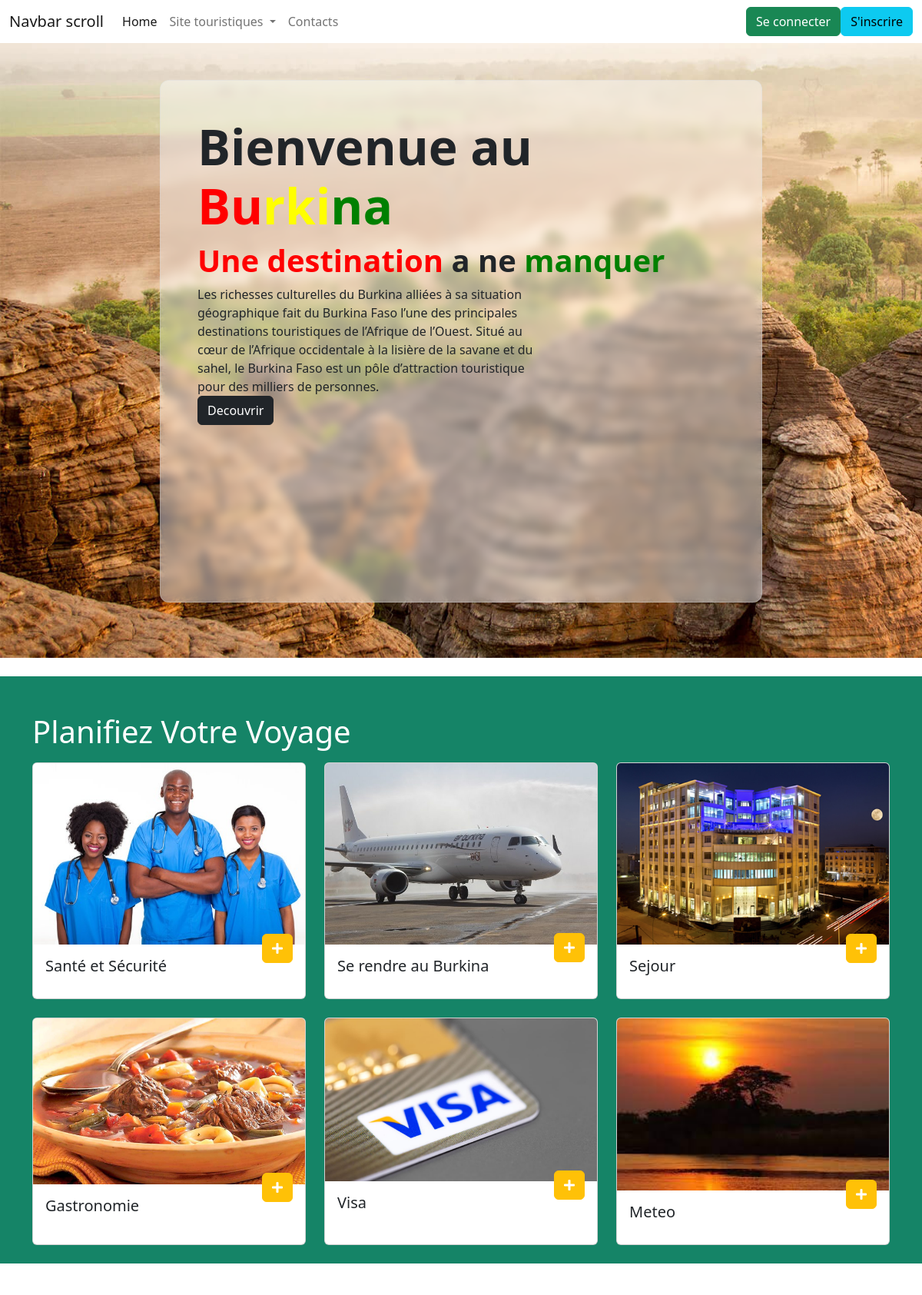
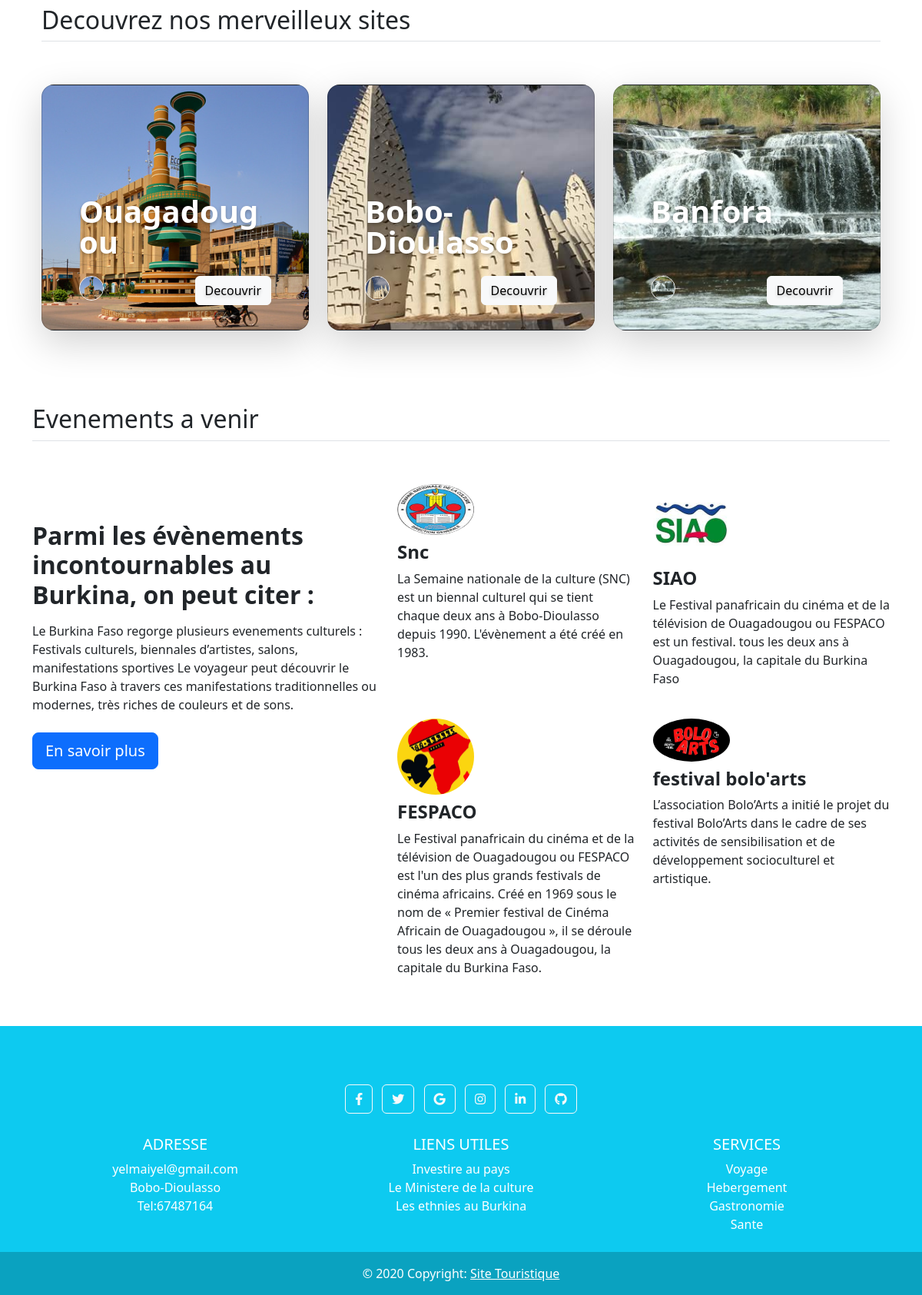
The page / on the database its author committed (2 pictures, top to bottom).
### tables this page shows
CREATE TABLE `evenement` (
  `id` int(11) NOT NULL AUTO_INCREMENT,
  `titre` varchar(255) DEFAULT NULL,
  `contenu` text NOT NULL DEFAULT '',
  `photo` varchar(255) NOT NULL,
  `id_ville` int(11) NOT NULL,
  PRIMARY KEY (`id`),
  KEY `fk_evenement` (`id_ville`),
  CONSTRAINT `fk_evenement` FOREIGN KEY (`id_ville`) REFERENCES `ville` (`id`)
);

### index.php (the view, shortened to what this page needs)
<!DOCTYPE html>
<html lang="en">
<head>
    <link rel="stylesheet" href="https://cdnjs.cloudflare.com/ajax/libs/font-awesome/5.15.4/css/all.min.css">
    <link rel="stylesheet" href="style.css">
    <link rel="stylesheet" href="bootstrap/css/bootstrap.min.css">
    <link rel="stylesheet" href="features.css">
</head>
<body>
    <?php include("navbar.php");?>
    <div lc-helper="background" class="container-fluid py-5 mb-4 d-flex justify-content-center hero_acc">
        <div class="p-5 mb-4 lc-block col-xxl-7 col-lg-8 col-12" style=" backdrop-filter: blur(6px) saturate(102%);
                -webkit-backdrop-filter: blur(6px) saturate(102%);
                background-color: rgba(255, 255, 255, 0.45);
                border-radius: 12px;
                border: 1px solid rgba(209, 213, 219, 0.3);">
            <div class="lc-block">
                <div editable="rich">
                    <h2 class="fw-bolder display-3">
                        Bienvenue au <span class="b">Bu</span><span class="r">rki</span><span class="na">na</span>
                    </h2>
                    <h4 class="fw-bolder display-6"><span class="b">Une destination</span> a ne <span
                            class="na">manquer</span></h4>
                </div>
            </div>
            <div class="lc-block col-md-8 col-xs-12">
                <div editable="rich">
                    <p class="card-text">
                        Les richesses culturelles du Burkina alliées à sa situation géographique fait du Burkina Faso
                        l’une
                        des principales destinations touristiques de l’Afrique de l’Ouest.
                        Situé au cœur de l’Afrique occidentale à la lisière de la savane et du sahel, le Burkina Faso
                        est un
                        pôle d’attraction touristique pour des milliers de personnes.
                    </p>
                </div>
            </div>
            <div class="lc-block">
                <a class="btn btn-dark" href="#custom-cards" role="button">Decouvrir</a>
            </div>
        </div>
    </div>
    <section class="container-fluid condition">
        <section class="container ">
            <div class="row pt-5">
                <h1 class="card-title text-white">Planifiez Votre Voyage</h1>
            </div>
            <div class="row row-cols-1 row-cols-md-3 g-4 pb-4 pt-3">
                <div class="col">
                    <div class="card h-100">
                        <img src="images/a5740.jpeg" class="card-img-top" alt="Hollywood Sign on The Hill" />
                        <div class="card-body">
                            <button class="btn btn-warning float-end plus"><i class="fas fa-plus"></i></button>
                            <h5 class="card-title">
                                Santé et Sécurité
                            </h5>
                        </div>
                    </div>
                </div>
                <div class="col">
                    <div class="card h-100">
                        <img src="images/airBrukina.jpg" class="card-img-top" alt="Palm Springs Road" />
                        <div class="card-body">
                            <button class="btn btn-warning float-end plus"><i class="fas fa-plus"></i></button>
                            <h5 class="card-title">Se rendre au Burkina</h5>
                        </div>
                    </div>
                </div>
                <div class="col">
                    <div class="card h-100">
                        <img src="images/Bravia_Hote1.jpg" class="card-img-top" alt="Los Angeles Skyscrapers" />
                        <div class="card-body">
                            <button class="btn btn-warning float-end plus"><i class="fas fa-plus"></i></button>
                            <h5 class="card-title">Sejour</h5>
                        </div>
                    </div>
                </div>
                <div class="col">
                    <div class="card h-100">
                        <img src="images/Soupe-de-bœuf-pimenté.jpg" class="card-img-top"
                            alt="Los Angeles Skyscrapers" />
                        <div class="card-body">
                            <button class="btn btn-warning float-end plus"><i class="fas fa-plus"></i></button>
                            <h5 class="card-title">Gastronomie</h5>
                        </div>
                    </div>
                </div>
                <div class="col">
                    <div class="card h-100">
                        <img src="images/visa.jpeg" class="card-img-top" alt="Los Angeles Skyscrapers" />
                        <div class="card-body">
                            <button class="btn btn-warning float-end plus"><i class="fas fa-plus"></i></button>
                            <h5 class="card-title">Visa</h5>
                        </div>
                    </div>
                </div>
                <div class="col">
                    <div class="card ">
                        <img src="images/leversoleil.jpeg" class="card-img-top " style="height:14rem"
                            alt="Los Angeles Skyscrapers" />
                        <div class="card-body">
                            <button class="btn btn-warning float-end plus"><i class="fas fa-plus"></i></button>
                            <h5 class="card-title">Meteo</h5>
                        </div>
                    </div>
                </div>
            </div>
        </section>
    </section>
    <div class="container px-4 py-5" id="custom-cards">
        <h2 class="pb-2 border-bottom">Decouvrez nos merveilleux sites</h2>
        <div class="row row-cols-1 row-cols-lg-3 align-items-stretch g-4 py-5">
            <div class="col">
                <div class="card card-cover h-100 overflow-hidden text-bg-dark rounded-4 shadow-lg ouaga_card">
                    <div class="d-flex flex-column h-100 p-5 pb-3 text-white text-shadow-1">
                        <h4 class="pt-5 mt-5 mb-4 display-6 lh-1 fw-bold">Ouagadougou</h4>
                        <ul class="d-flex list-unstyled mt-auto">
                            <li class="me-auto">
                                <img src="images/ousga.jpg" alt="Bootstrap" width="32" height="32"
                                    class="rounded-circle border border-white">
                            </li>
                            <a href="site_ouaga.php" class="btn btn-light">Decouvrir</a>
                        </ul>
                    </div>
                </div>
            </div>
            <div class="col">
                <div class="card card-cover h-100 overflow-hidden text-bg-dark rounded-4 shadow-lg bobo_card">
                    <div class="d-flex flex-column h-100 p-5 pb-3 text-white text-shadow-1">
                        <h4 class="pt-5 mt-5 mb-4 display-6 lh-1 fw-bold">
                            Bobo-Dioulasso
                        </h4>
                        <ul class="d-flex list-unstyled mt-auto">
                            <li class="me-auto">
                                <img src="images/sya.jpg" alt="Bootstrap" width="32" height="32"
                                    class="rounded-circle border border-white">
                            </li>
                            <a href="site_bobo.php" class="btn btn-light">Decouvrir</a>
                        </ul>
                    </div>
                </div>
            </div>
            <div class="col">
                <div class="card card-cover h-100 overflow-hidden text-bg-dark rounded-4 shadow-lg banfora_card">
                    <div class="d-flex flex-column h-100 p-5 pb-3 text-shadow-1">
                        <h3 class="pt-5 mt-5 mb-4 display-6 lh-1 fw-bold">Banfora</h3>
                        <ul class="d-flex list-unstyled mt-auto">
                            <li class="me-auto">
                                <img src="images/banfora.jpg" alt="Bootstrap" width="32" height="32"
                                    class="rounded-circle border border-white">
                            </li>
                            <a href="site_banfora.php" class="btn btn-light">Decouvrir</a>
                        </ul>
                    </div>
                </div>
            </div>
        </div>
    </div>
    <section class="container">
        <h2 class="pb-2 border-bottom">Evenements a venir</h2>
        <div class=" row py-5">
            <div class="col-lg-5 d-flex flex-column align-items-start gap-2 pt-5">
                <h2 class="fw-bold text-body-emphasis">
                    Parmi les évènements incontournables au Burkina, on peut citer :
                </h2>
                <p class="text-body-secondary">
                    Le Burkina Faso regorge plusieurs evenements culturels : Festivals culturels, biennales d’artistes,
                    salons, manifestations sportives
                    Le voyageur peut découvrir le Burkina Faso à travers ces manifestations traditionnelles ou modernes,
                    très riches de couleurs et de sons.
                </p>
                <a href="#" class="btn btn-primary btn-lg">En savoir plus</a>
            </div>
            <div class="col-lg-7">
                <div class="row  row-cols-sm-2 g-4">
                    <?php $reponse=$bdd->query("SELECT * FROM evenement");
                    while($donnees=$reponse->fetch()){
                    ?>
                    <div class="col-xs-12 d-flex flex-column gap-2">
                        <div>
                            <img src="images/<?php echo $donnees['photo'];?>" alt="" class="logo_evenement">
                        </div>
                        <h4 class="fw-semibold mb-0 text-body-emphasis">
                            <?php echo $donnees['titre'];?>
                        </h4>
                        <p class="text-body-secondary">
                            <?php echo $donnees['contenu'];?>
                        </p>
                    </div>
                    <?php }?>
                </div>
            </div>
        </div>
    </section>
        <?php include("footer.php");?>
</body>
</html>

### style.css (style rules this page uses)
.hero_acc { background-image: url(images/slider1.jpg); background-size: cover; height: 100vh; }
.b { color: red; }
.r { color: yellow; }
.na { color: green; }
.ouaga_card { background-image: url(images/ousga.jpg); }
.bobo_card { background-image: url(images/sya.jpg); }
.banfora_card { background-image: url(images/banfora.jpg); }
.logo_evenement { border-radius: 50%; width: 100px; }
.fa-plus { position: relative; color: white; }
.condition { background: #158467; }
.plus { position: relative; bottom: 1.9rem; }

### features.css (style rules this page uses)
.text-shadow-1 { text-shadow: 0 .125rem .25rem rgba(0, 0, 0, .25); }
.card-cover { background-repeat: no-repeat; background-position: center center; background-size: cover; }

### rows shown on the page
evenement: photo (picture), titre "Snc", contenu "La Semaine nationale de la culture (SNC) est un biennal culturel qui se tient chaque deux ans à Bobo-Dioulasso depuis 1990. L'évènement a été créé en 1983."
evenement: photo (picture), titre "SIAO", contenu "Le Festival panafricain du cinéma et de la télévision de Ouagadougou ou FESPACO est un festival. tous les deux ans à Ouagadougou, la capitale du Burkina Faso"
evenement: photo (picture), titre "FESPACO", contenu "Le Festival panafricain du cinéma et de la télévision de Ouagadougou ou FESPACO est l'un des plus grands festivals de cinéma africains. Créé en 1969 sous le nom de « Premier festival de Cinéma Africain de Ouagadougou », il se déroule tous les deux ans à Ouagadougou, la capitale du Burkina Faso."
evenement: photo (picture), titre "festival bolo'arts", contenu "L’association Bolo’Arts a initié le projet du festival Bolo’Arts dans le cadre de ses activités de sensibilisation et de développement socioculturel et artistique."
